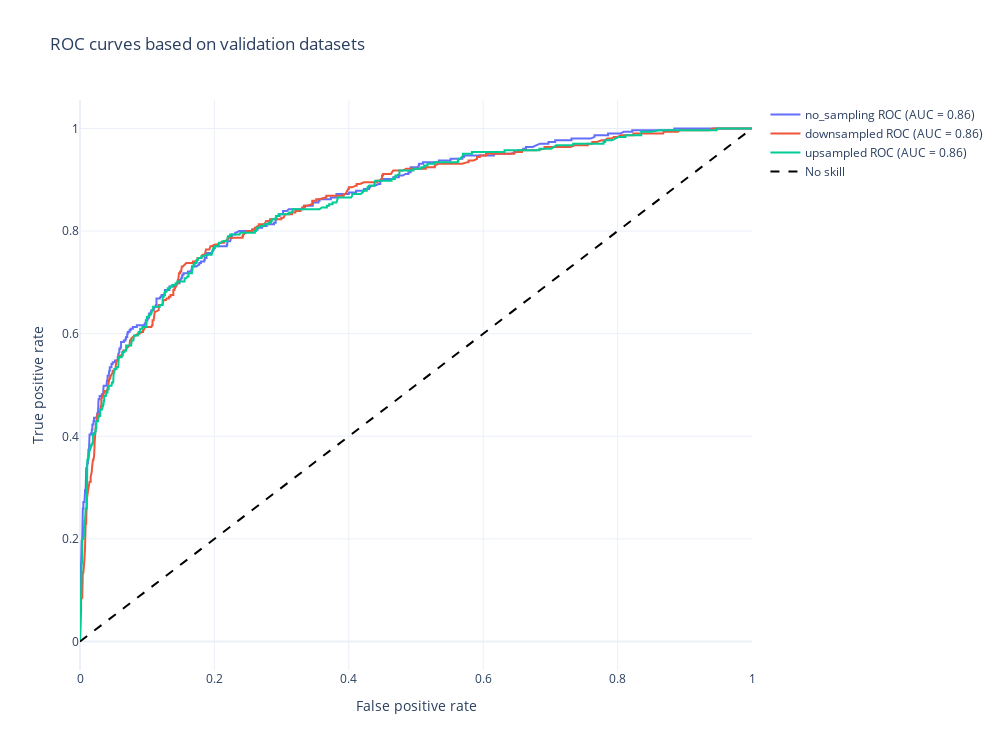

This figure's notebook cell:
### Code cell
fig = plot_roc_auc(data_splits, models, 'valid', 'ROC curves based on validation datasets')
fig.show()

### Figure 1 — Plotly figure (JSON) as saved in the notebook; plotly's stock layout.template omitted (floating-point values rounded to 4 significant figures; data arrays with more than 128 entries replaced by an {"elided": "..."} marker saying what was removed)
{"data": [{"mode": "lines", "name": "no_sampling ROC (AUC = 0.86)", "type": "scatter", "x": {"elided": "406 float values"}, "y": {"elided": "406 float values"}}, {"mode": "lines", "name": "downsampled ROC (AUC = 0.86)", "type": "scatter", "x": {"elided": "415 float values"}, "y": {"elided": "415 float values"}}, {"mode": "lines", "name": "upsampled ROC (AUC = 0.86)", "type": "scatter", "x": {"elided": "398 float values"}, "y": {"elided": "398 float values"}}, {"line": {"color": "black", "dash": "dash"}, "mode": "lines", "name": "No skill", "type": "scatter", "x": [0, 1], "y": [0, 1]}], "layout": {"height": 750, "title": {"text": "ROC curves based on validation datasets"}, "width": 1000, "xaxis": {"title": {"text": "False positive rate"}}, "yaxis": {"title": {"text": "True positive rate"}}}}
